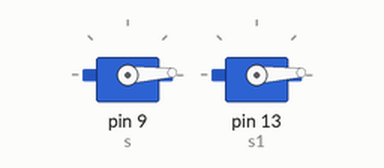
Simulated run of this sketch. Board: Arduino Uno, built with avr-gcc and run on an emulated ATmega328P. Shown: 2 × servo.

Above: at 0.05 s.
At 0.9 s:
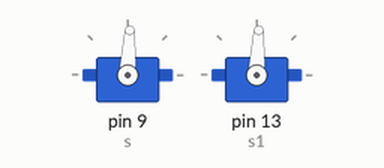
At 1.75 s:
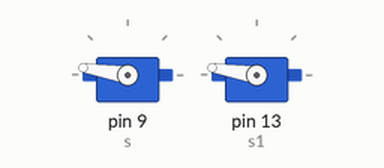
At 3.5 s:
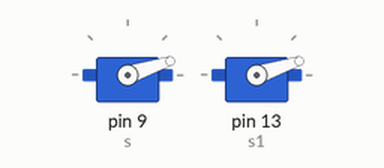
Timing chart, 0 to 8.4 s (numbered marks = the images above):
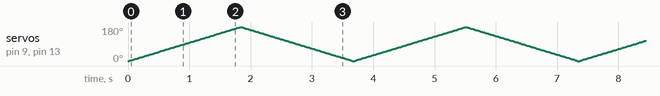

The sketch:

BT16.ino
```cpp
#include <Servo.h>
Servo s;
Servo s1;
int pos = 0;
void setup() {
s.attach(9);
s1.attach(13);
}

void loop() {
  for(pos = 0; pos <= 180;pos++)
  {
    s.write(pos);
    s1.write(pos);
    delay(10);
    }
    for (pos =180;pos>=0;pos--)
   {
    s.write(pos);
    s1.write(pos);
    delay(10);
    }

}
```
